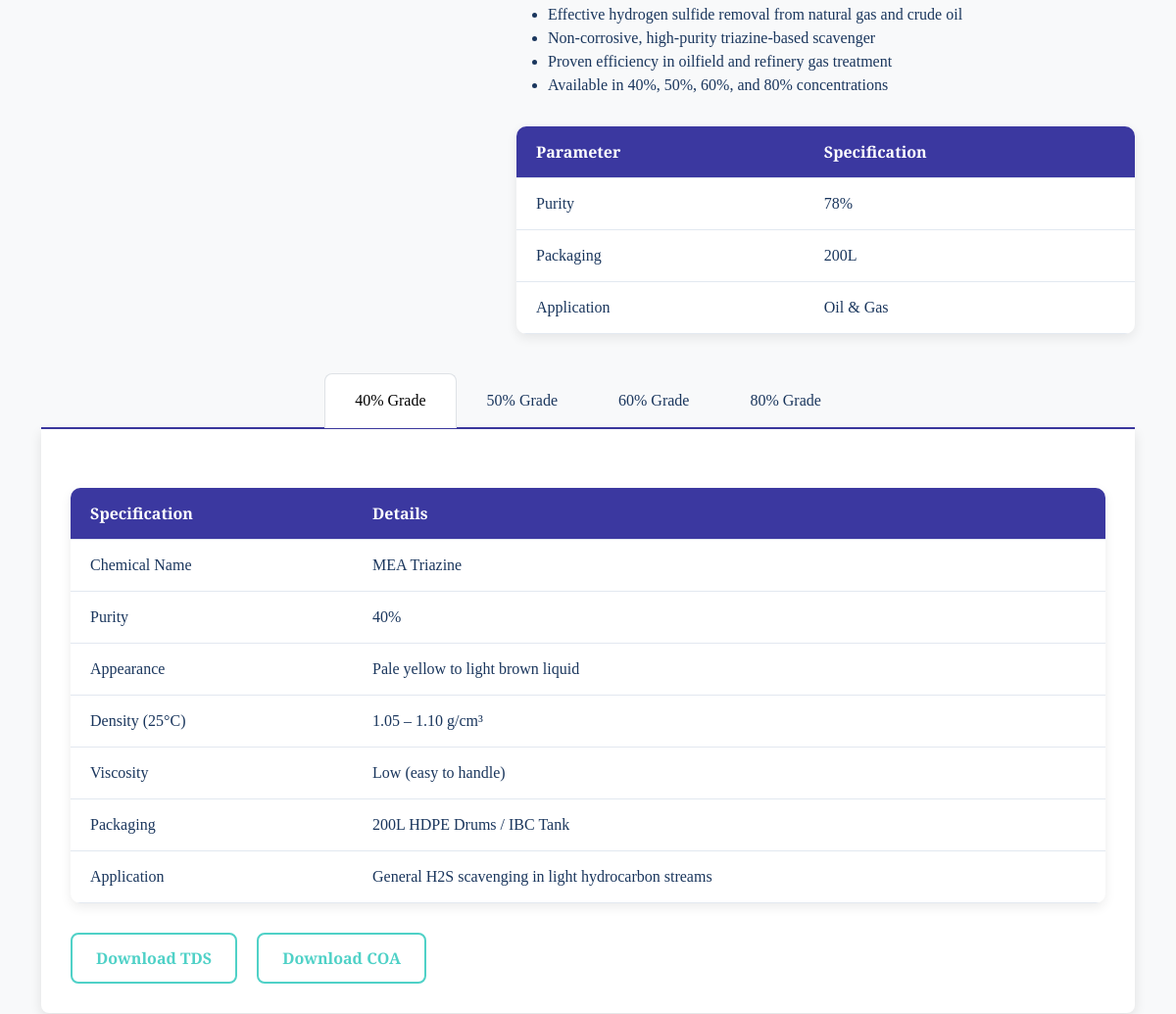
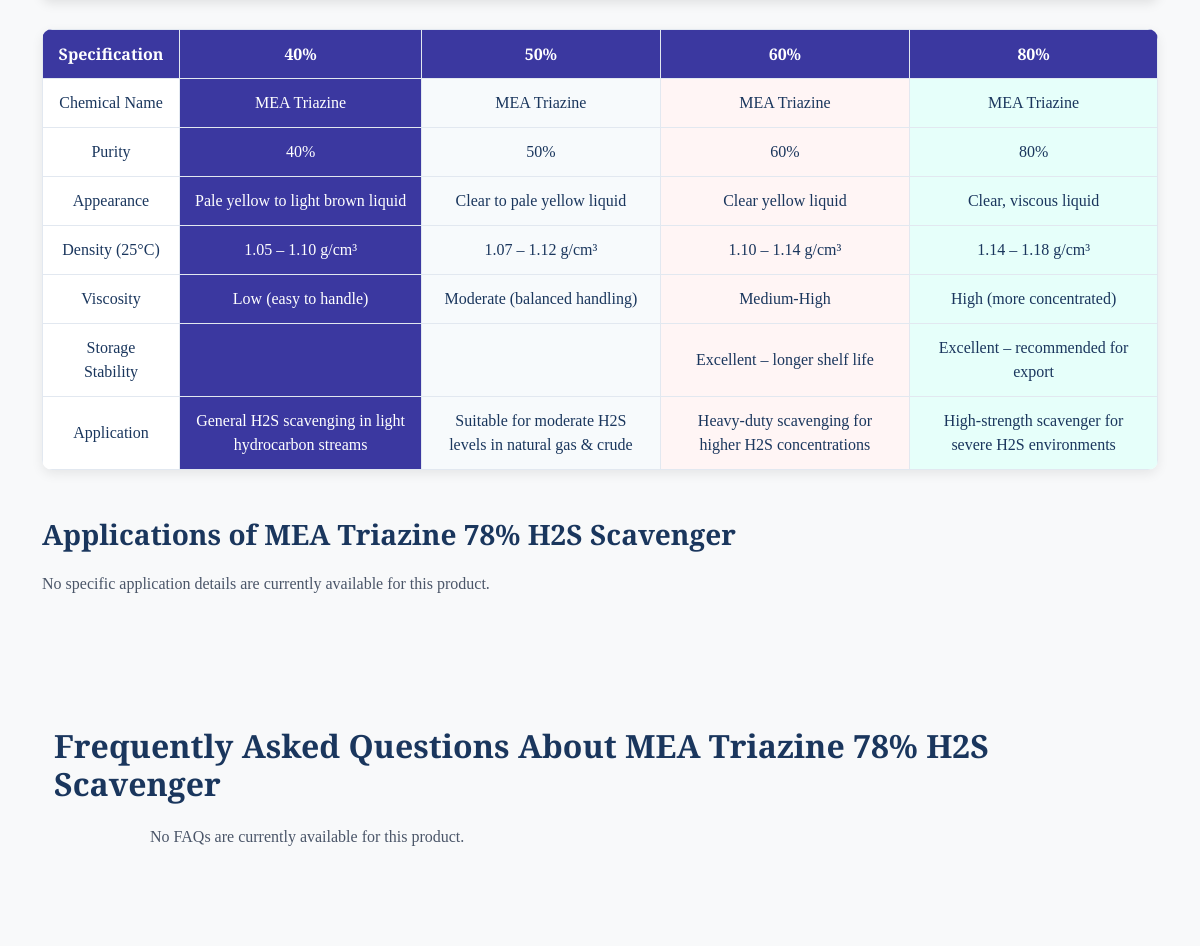
The app's page /product/mea-triazine-78-h2s-scavenger/ (middle part), older data (2 pictures, top to bottom).
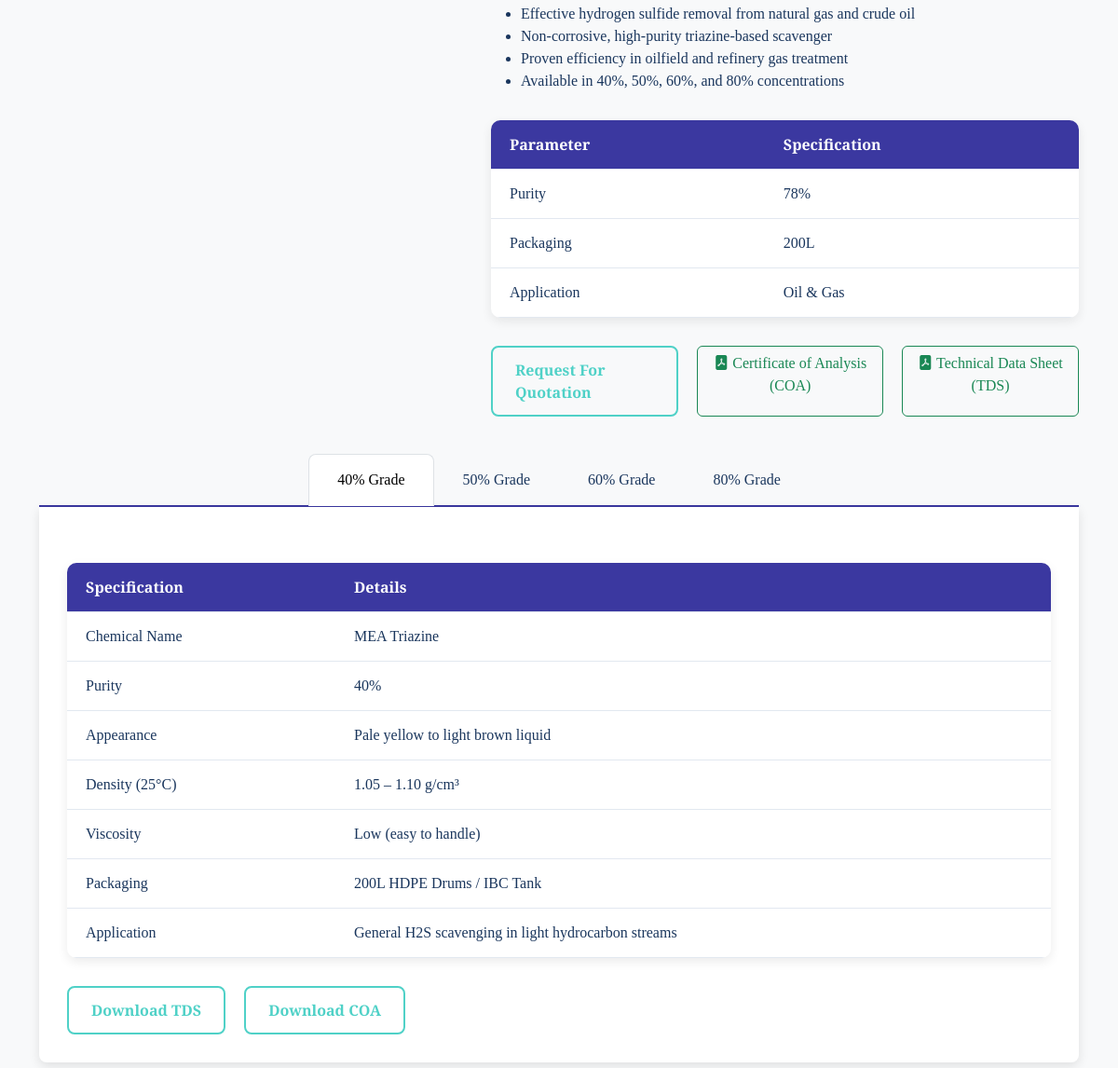
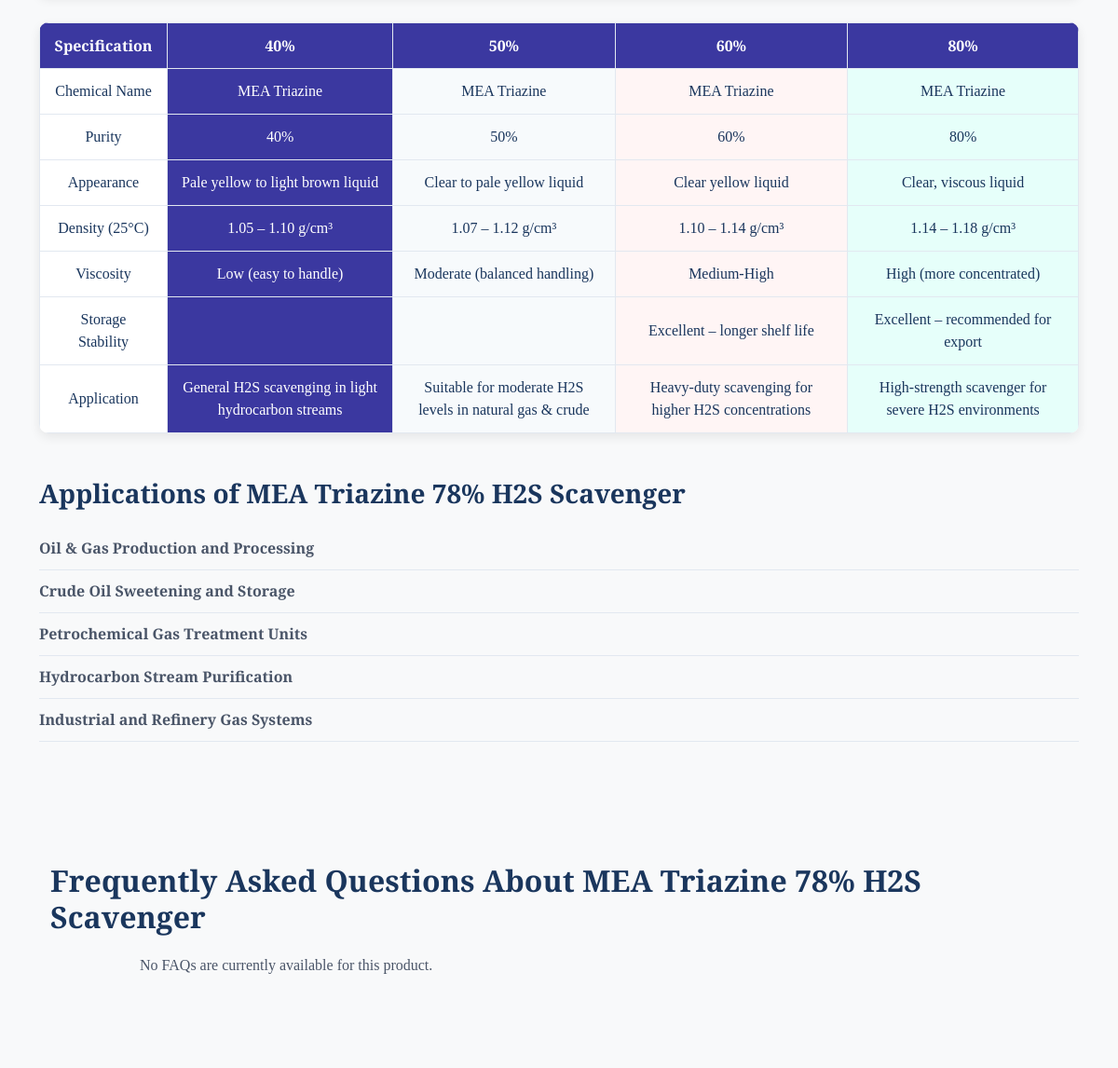
The same page, newer data (2 pictures, top to bottom).
### app/models.py (models this page shows, shortened)
class Product(models.Model):
    priority = models.IntegerField(default=0, help_text="Higher number = higher priority")
    category = models.ForeignKey(ProductCategory, on_delete=models.CASCADE, related_name='products')
    name = models.CharField(max_length=200)
    slug = models.SlugField(unique=True)
    short_description = models.TextField(blank=True)
    detailed_description = models.TextField(blank=True)
    purity = models.CharField(max_length=150, blank=True, null=True)
    packaging = models.CharField(max_length=150, blank=True, null=True)
    grade = models.CharField(max_length=100, blank=True, null=True)
    form = models.CharField(max_length=100, blank=True, null=True)
    cas_number = models.CharField(max_length=100, blank=True)
    formula = models.CharField(max_length=100, blank=True)
    appearance = models.CharField(max_length=200, blank=True)
    assay = models.CharField(max_length=100, blank=True)
    application = models.TextField(blank=True)
    molecular_weight = models.CharField(max_length=100, blank=True)
    density = models.CharField(max_length=100, blank=True)
    boiling_point = models.CharField(max_length=100, blank=True)
    melting_point = models.CharField(max_length=100, blank=True)
    image_url = models.URLField(
        max_length=500, blank=True, null=True,
        help_text="https://lh3.googleusercontent.com/d/ID)"
    )
    main_image = models.ImageField(upload_to='products/images/', blank=True, null=True)
    gallery_image_1 = models.ImageField(upload_to='products/images/', blank=True, null=True)
    gallery_image_2 = models.ImageField(upload_to='products/images/', blank=True, null=True)
    video = models.FileField(
        upload_to='product_videos/',
        storage=get_file_storage,
        null=True, blank=True,
        help_text="Product demonstration video"
    )
    coa_pdf = models.FileField(
        upload_to='product_coa/',
        storage=get_file_storage,
        null=True, blank=True,
        help_text="Certificate of Analysis (PDF)"
    )
    tds_pdf = models.FileField(
        upload_to='product_tds/',
        storage=get_file_storage,
        null=True, blank=True,
        help_text="Technical Data Sheet (PDF)"
    )
    iso_certifications = models.CharField(max_length=255, blank=True)
    meta_title = models.CharField(max_length=150, blank=True)
    meta_description = models.CharField(max_length=800, blank=True)
    meta_keywords = models.CharField(max_length=1300, blank=True)
    schema_rating = models.DecimalField(max_digits=3, decimal_places=2, default=0.0,
                                        help_text='Average rating for schema.org (0.00 - 5.00)')
    schema_review_count = models.IntegerField(default=0, help_text='Number of reviews for schema.org')
    is_active = models.BooleanField(default=True)
    class Meta:
        ordering = ['-priority', 'name']
    def has_downloads(self):
        return bool(self.coa_pdf or self.tds_pdf)
    @property
    def specs(self):
        specs = {}
        if self.purity:
            specs['Purity'] = self.purity
        if self.packaging:
            specs['Packaging'] = self.packaging
        if self.grade:
            specs['Grade'] = self.grade
        if self.form:
            specs['Form'] = self.form
        if self.cas_number:
            specs['CAS Number'] = self.cas_number
        if self.application:
            specs['Application'] = self.application
        return specs
    def get_direct_image_url(self):
        if not self.image_url:
            return None
        import re
        match = re.search(r'/file/d/([a-zA-Z0-9_-]+)', self.image_url)
        if match:
            file_id = match.group(1)
            return f"https://drive.google.com/uc?export=view&id={file_id}"
        return self.image_url

class ProductApplication(models.Model):
    product = models.ForeignKey(Product, on_delete=models.CASCADE, related_name='applications')
    title = models.CharField(max_length=150)
    description = models.TextField(blank=True)

### app/views.py (the view)
# urls.py: path('product/<slug:slug>/', views.product_detail, name='product_detail'),
def product_detail(request, slug):
    product = get_object_or_404(Product, slug=slug)
    product_applications = product.applications.all()
    product_faqs = product.faqs.all()
    product_blogs = product.Blogs.all()
    related_products = Product.objects.filter(
        category=product.category
    ).exclude(id=product.id)[:3]
    context = {
        'product': product,
        'related_products': related_products,
        'applications': product_applications,
        'faqs': product_faqs,
        'product_blogs': product_blogs,
    }
    return render(request, 'products/product_detail.html', context)

### app/templates/products/product_detail.html (shortened to what this page needs)
<!DOCTYPE html>
{% load static %}
<html lang="en">
<head>
  <link href="https://cdn.jsdelivr.net/npm/bootstrap@5.3.2/dist/css/bootstrap.min.css" rel="stylesheet" />
  <link rel="stylesheet" href="https://cdn.jsdelivr.net/npm/bootstrap-icons@1.11.2/font/bootstrap-icons.css" />
</head>
<body>
  <section class="product-detail" id="product-detail">
    <div class="container">
      <div class="row g-5">
        <div class="col-md-5">
        </div>
        <div class="col-md-7">
          <ul>
            <li>
              Effective hydrogen sulfide removal from natural gas and crude
              oil
            </li>
            <li>Non-corrosive, high-purity triazine-based scavenger</li>
            <li>Proven efficiency in oilfield and refinery gas treatment</li>
            <li>Available in 40%, 50%, 60%, and 80% concentrations</li>
          </ul>
          {% if product.specs %}
          <div class="spec-table" id="specifications">
            <table>
              <tr>
                <th>Parameter</th>
                <th>Specification</th>
              </tr>
              {% for key, value in product.specs.items %}
              <tr>
                <td>{{ key }}</td>
                <td>{{ value }}</td>
              </tr>
              {% endfor %}
            </table>
          </div>
          {% endif %}
          {% if product.has_downloads %}
          <div class="action-buttons">
            <a href="/#contact" class="btn-secondary">Request For Quotation</a>
            {% if product.coa_pdf %}
            <a href="{{ product.coa_pdf.url }}" class="btn btn-outline-success download-btn" download>
              <i class="bi bi-file-pdf-fill"></i> Certificate of Analysis
              (COA)
            </a>
            {% endif %} {% if product.tds_pdf %}
            <a href="{{ product.tds_pdf.url }}" class="btn btn-outline-success download-btn" download>
              <i class="bi bi-file-pdf-fill"></i> Technical Data Sheet (TDS)
            </a>
            {% endif %}
          </div>
          {% endif %}
        </div>
      </div>
      {% if product.slug == 'mea-triazine-78-h2s-scavenger' %}
      <div class="nav-tabs-wrapper">
        <ul class="nav nav-tabs" role="tablist">
          <li class="nav-item">
            <a class="nav-link active" data-bs-toggle="tab" href="#grade40">40% Grade</a>
          </li>
          <li class="nav-item">
            <a class="nav-link" data-bs-toggle="tab" href="#grade50">50% Grade</a>
          </li>
          <li class="nav-item">
            <a class="nav-link" data-bs-toggle="tab" href="#grade60">60% Grade</a>
          </li>
          <li class="nav-item">
            <a class="nav-link" data-bs-toggle="tab" href="#grade80">80% Grade</a>
          </li>
        </ul>
        <div class="tab-content">
          <div class="tab-pane fade show active" id="grade40" role="tabpanel">
            <div class="spec-table">
              <table>
                <tr>
                  <th>Specification</th>
                  <th>Details</th>
                </tr>
                <tr>
                  <td>Chemical Name</td>
                  <td>MEA Triazine</td>
                </tr>
                <tr>
                  <td>Purity</td>
                  <td>40%</td>
                </tr>
                <tr>
                  <td>Appearance</td>
                  <td>Pale yellow to light brown liquid</td>
                </tr>
                <tr>
                  <td>Density (25°C)</td>
                  <td>1.05 – 1.10 g/cm³</td>
                </tr>
                <tr>
                  <td>Viscosity</td>
                  <td>Low (easy to handle)</td>
                </tr>
                <tr>
                  <td>Packaging</td>
                  <td>200L HDPE Drums / IBC Tank</td>
                </tr>
                <tr>
                  <td>Application</td>
                  <td>General H2S scavenging in light hydrocarbon streams</td>
                </tr>
              </table>
            </div>
            <div class="action-buttons">
              <a href="{% static 'media/VCP-040-TDS.pdf' %}" class="btn-secondary" download>Download TDS</a>
              <a href="{% static 'media/VCP-040-COA.pdf' %}" class="btn-secondary" download>Download COA</a>
            </div>
          </div>
        </div>
      </div>
      {% endif %}
      {% if product.slug == 'mea-triazine-78-h2s-scavenger' %}
      <div class="spec-table" id="comparison-table-wrapper">
        <table id="comparison-table">
          <tr>
            <th>Specification</th>
            <th class="grade-col col-40">40%</th>
            <th class="grade-col col-50">50%</th>
            <th class="grade-col col-60">60%</th>
            <th class="grade-col col-80">80%</th>
          </tr>
          <tr>
            <td>Chemical Name</td>
            <td class="grade-col col-40">MEA Triazine</td>
            <td class="grade-col col-50">MEA Triazine</td>
            <td class="grade-col col-60">MEA Triazine</td>
            <td class="grade-col col-80">MEA Triazine</td>
          </tr>
          <tr>
            <td>Purity</td>
            <td class="grade-col col-40">40%</td>
            <td class="grade-col col-50">50%</td>
            <td class="grade-col col-60">60%</td>
            <td class="grade-col col-80">80%</td>
          </tr>
          <tr>
            <td>Appearance</td>
            <td class="grade-col col-40">
              Pale yellow to light brown liquid
            </td>
            <td class="grade-col col-50">Clear to pale yellow liquid</td>
            <td class="grade-col col-60">Clear yellow liquid</td>
            <td class="grade-col col-80">Clear, viscous liquid</td>
          </tr>
          <tr>
            <td>Density (25°C)</td>
            <td class="grade-col col-40">1.05 – 1.10 g/cm³</td>
            <td class="grade-col col-50">1.07 – 1.12 g/cm³</td>
            <td class="grade-col col-60">1.10 – 1.14 g/cm³</td>
            <td class="grade-col col-80">1.14 – 1.18 g/cm³</td>
          </tr>
          <tr>
            <td>Viscosity</td>
            <td class="grade-col col-40">Low (easy to handle)</td>
            <td class="grade-col col-50">Moderate (balanced handling)</td>
            <td class="grade-col col-60">Medium-High</td>
            <td class="grade-col col-80">High (more concentrated)</td>
          </tr>
          <tr>
            <td>Storage Stability</td>
            <td class="grade-col col-40"></td>
            <td class="grade-col col-50"></td>
            <td class="grade-col col-60">Excellent – longer shelf life</td>
            <td class="grade-col col-80">
              Excellent – recommended for export
            </td>
          </tr>
          <tr>
            <td>Application</td>
            <td class="grade-col col-40">
              General H2S scavenging in light hydrocarbon streams
            </td>
            <td class="grade-col col-50">
              Suitable for moderate H2S levels in natural gas & crude
            </td>
            <td class="grade-col col-60">
              Heavy-duty scavenging for higher H2S concentrations
            </td>
            <td class="grade-col col-80">
              High-strength scavenger for severe H2S environments
            </td>
          </tr>
        </table>
      </div>
      {% endif %}
      <div class="applications mt-5" id="applications">
        <h3>Applications of {{ product.name }}</h3>
        {% if applications %}
        <ul>
          {% for app in applications %}
          <li>
            <strong>{{ app.title }}</strong>
          </li>
          {% endfor %}
        </ul>
        {% else %}
        <p>
          No specific application details are currently available for this
          product.
        </p>
        {% endif %}
      </div>
      <section class="faq-section" id="faq">
        <div class="container">
          <h2 class="section-title">Frequently Asked Questions About {{ product.name }}</h2>
          <div class="faq-container">
            {% if faqs %}
            {% for faq in faqs %}
            <div class="faq-item">
              <div class="faq-question">
                <span>{{ faq.question }}</span>
                <i class="bi bi-chevron-down"></i>
              </div>
              <div class="faq-answer">{{ faq.answer }}</div>
            </div>
            {% endfor %}
            {% else %}
            <p>No FAQs are currently available for this product.</p>
            {% endif %}
          </div>
        </div>
      </section>
    </div>
  </section>
</body>
</html>

### app/templates/navbar.html (shortened to what this page needs)
{% load static %}

### app/templates/products/product_detail.html (style rules this page uses)
body { font-family: "Libre Baskerville", serif; background: #f8f9fa; color: #1a365d; }
.product-detail { padding: 60px 0; }
.product-detail h2 { font-size: 2rem; font-weight: 700; margin-bottom: 20px; }
.product-detail p { color: #4a5568; line-height: 1.6; }
.spec-table { margin-top: 30px; }
.spec-table table { width: 100%; border-collapse: collapse; background: #fff; border-radius: 10px; overflow: hidden; box-shadow: 0px 4px 12px rgba(0, 0, 0, 0.08); }
.spec-table th, .spec-table td { padding: 14px 20px; border-bottom: 1px solid #e2e8f0; }
.spec-table th { background: #3b38a0; color: #fff; text-align: left; }
.action-buttons { margin-top: 30px; display: flex; gap: 20px; }
.btn-secondary { background: transparent; border: 2px solid #4fd1c7; color: #4fd1c7; padding: 12px 24px; border-radius: 8px; font-weight: 600; transition: 0.3s; text-decoration: none; }
.applications { margin-top: 50px; }
.applications h3 { margin-bottom: 20px; font-weight: 700; }
.applications ul { list-style: none; padding: 0; }
.applications li { padding: 10px 0; border-bottom: 1px solid #e2e8f0; color: #4a5568; }
.nav-tabs-wrapper { margin-top: 40px; }
.nav-tabs { justify-content: center; border-bottom: 2px solid #3b38a0; }
.nav-link { border: none; border-radius: 0; padding: 15px 30px; font-weight: 500; color: #1a365d; transition: 0.3s; }
.nav-link.active { color: #fff; background: #3b38a0; border-radius: 8px 8px 0 0; }
.tab-content { background: #fff; padding: 30px; border-radius: 0 0 8px 8px; box-shadow: 0px 4px 12px rgba(0, 0, 0, 0.1); }
#comparison-table { width: 100%; border-collapse: collapse; margin-top: 30px; }
#comparison-table th, #comparison-table td { padding: 12px 15px; border: 1px solid #e2e8f0; text-align: center; }
#comparison-table th { background: #3b38a0; color: #fff; font-weight: 600; }
.grade-col { font-weight: 500; color: #1a365d; transition: background 0.3s, color 0.3s; }
.grade-col.active-col { background: #3b38a0 !important; color: #fff !important; }
.col-40 { background: #edf2f7; }
.col-50 { background: #f7fafc; }
.col-60 { background: #fff5f5; }
.col-80 { background: #e6fffa; }
.faq-section { padding: 80px 0; background: #f8f9fa; margin-top: 50px; }
.faq-container { max-width: 900px; margin: 0 auto; }

### app/templates/navbar.html (style rules this page uses)
body { padding-top: 100px; }

Row changes from the older to the newer data that the page shows:
added ProductApplication: title "Oil & Gas Production and Processing"
added ProductApplication: title "Crude Oil Sweetening and Storage"
added ProductApplication: title "Petrochemical Gas Treatment Units"
added ProductApplication: title "Hydrocarbon Stream Purification"
added ProductApplication: title "Industrial and Refinery Gas Systems"
Text that changed along with them:
text no longer shown: "No specific application details are currently available for this product."
text now shown: "Request For Quotation Certificate of Analysis (COA) Technical Data Sheet (TDS)"
